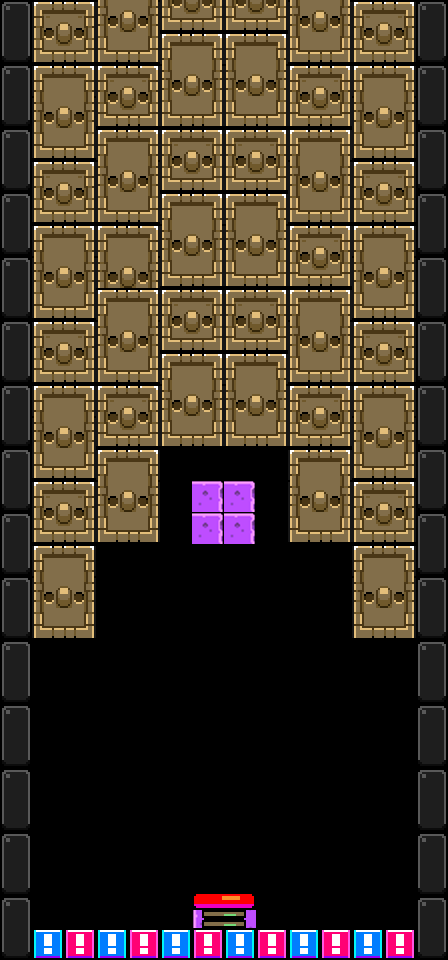

A 2D game scene composited from a Tiled map and its tileset images. What follows is a short description and the map's XML, with each tile layer's data collapsed to a summary:
An orthogonal 14x30 tile map with 32x32 px tiles, 4 tile layers (Colision, Enemigos, Rads, Plataformas), 1 hidden layer not drawn.

<map version="1.0" tiledversion="2017.07.26" orientation="orthogonal" renderorder="right-down" width="14" height="30" tilewidth="32" tileheight="32" nextobjectid="56">
 <tileset firstgid="1" name="plataformas" tilewidth="32" tileheight="32" tilecount="196" columns="28">
  <image source="plataformas.png" width="896" height="224" />
  <tile id="71">
   <animation>
    <frame tileid="71" duration="100" />
    <frame tileid="15" duration="100" />
   </animation>
  </tile>
  <tile id="72">
   <animation>
    <frame tileid="72" duration="100" />
    <frame tileid="16" duration="100" />
   </animation>
  </tile>
  <tile id="99">
   <animation>
    <frame tileid="99" duration="100" />
    <frame tileid="43" duration="100" />
   </animation>
  </tile>
  <tile id="100">
   <animation>
    <frame tileid="100" duration="100" />
    <frame tileid="44" duration="100" />
   </animation>
  </tile>
  <tile id="102">
   <animation>
    <frame tileid="102" duration="100" />
    <frame tileid="103" duration="100" />
    <frame tileid="104" duration="100" />
   </animation>
  </tile>
  <tile id="112">
   <animation>
    <frame tileid="112" duration="100" />
    <frame tileid="115" duration="100" />
    <frame tileid="118" duration="100" />
    <frame tileid="121" duration="100" />
    <frame tileid="124" duration="100" />
    <frame tileid="127" duration="100" />
   </animation>
  </tile>
  <tile id="113">
   <animation>
    <frame tileid="113" duration="100" />
    <frame tileid="116" duration="100" />
    <frame tileid="119" duration="100" />
    <frame tileid="122" duration="100" />
    <frame tileid="125" duration="100" />
    <frame tileid="128" duration="100" />
   </animation>
  </tile>
  <tile id="114">
   <animation>
    <frame tileid="114" duration="100" />
    <frame tileid="117" duration="100" />
    <frame tileid="120" duration="100" />
    <frame tileid="123" duration="100" />
    <frame tileid="126" duration="100" />
    <frame tileid="129" duration="100" />
   </animation>
  </tile>
  <tile id="140">
   <animation>
    <frame tileid="140" duration="100" />
    <frame tileid="143" duration="100" />
    <frame tileid="146" duration="100" />
    <frame tileid="149" duration="100" />
    <frame tileid="152" duration="100" />
    <frame tileid="155" duration="100" />
   </animation>
  </tile>
  <tile id="141">
   <animation>
    <frame tileid="141" duration="100" />
    <frame tileid="144" duration="100" />
    <frame tileid="147" duration="100" />
    <frame tileid="150" duration="100" />
    <frame tileid="153" duration="100" />
    <frame tileid="156" duration="100" />
   </animation>
  </tile>
  <tile id="142">
   <animation>
    <frame tileid="142" duration="100" />
    <frame tileid="145" duration="100" />
    <frame tileid="148" duration="100" />
    <frame tileid="151" duration="100" />
    <frame tileid="154" duration="100" />
    <frame tileid="157" duration="100" />
   </animation>
  </tile>
 </tileset>
 <layer name="Colision" width="14" height="30">
  <data>[420 cells, 150 non-empty, 6 distinct tile ids]</data>
 </layer>
 <layer name="Enemigos" width="14" height="30">
  <data>[420 cells, 0 non-empty, 0 distinct tile ids]</data>
 </layer>
 <layer name="Rads" width="14" height="30">
  <data>[420 cells, 0 non-empty, 0 distinct tile ids]</data>
 </layer>
 <layer name="Plataformas" width="14" height="30">
  <data>[420 cells, 280 non-empty, 18 distinct tile ids]</data>
 </layer>
 <layer name="Tele" width="14" height="30" visible="0">
  <data>[420 cells, 0 non-empty, 0 distinct tile ids]</data>
 </layer>
</map>
